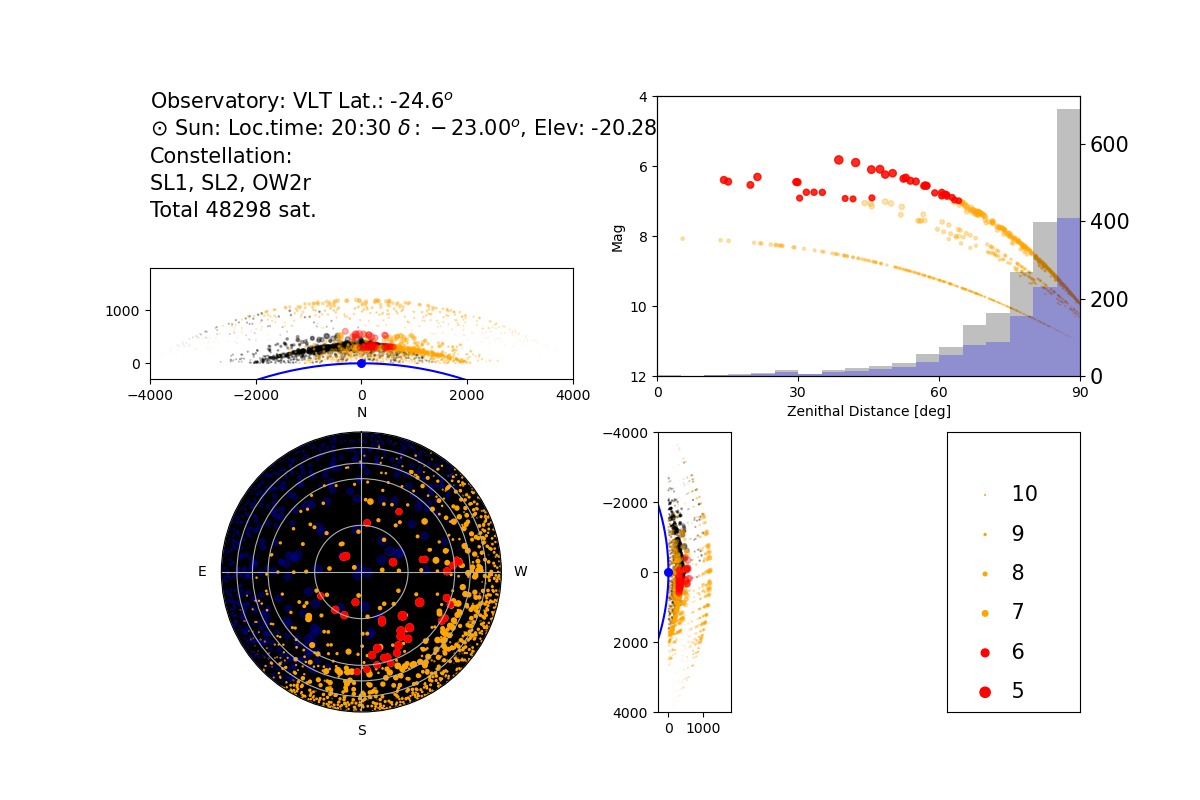

Python code for this plot:
#!/usr/bin/env python3
# SatConAnalytic - Satellite Constellation Analytic simulations
#
# plot the satellites plot over a skymap 
# (satDist new gen)

import argparse, logging

import numpy as np
import matplotlib
#matplotlib.use('Agg')  # to avoid Xdisplay issues in remote
import matplotlib.pyplot as plt

from astropy.table import Table, vstack

# import ConAn routines
import conan as ca
import conanplot as cp
import constellations
import constants as cst

#outpath = "/home/ohainaut/public_html/outsideWorld/"
outpath = "./"

logging.basicConfig(filename='conan.log',  
                    level=logging.INFO,
                    format='[%(levelname)-8s %(name)s/%(funcName)s] %(message)s')

log = logging.getLogger('conan')
log.info('satDots in')
#=====================================================================================
#=====================================================================================


#-----------------------------------------------------------------------------
def propagateTimeAnom(anom0, omega, times):
    '''Rotate the satellites on their orbit
    [rad], [rad/s], [s] -> [rad]'''

    return anom0 + omega * times  

#-----------------------------------------------------------------------------

def propagateTimeNode(node0, times):
    # rotate the whole constellation (i.e. the Earth is rotatin under it)
    # [rad], [s] -> [rad] 
    return node0 + times /86400. *2.*np.pi  
#-----------------------------------------------------------------------------

def elementsToLongLat(noder,incr,anomr):
    '''from propagated elements, get long, lat [rad]'''

    latr   = np.arcsin(   np.sin( anomr ) *np.sin( incr )  )
    longr  = ( noder + np.arctan( np.tan( anomr ) *np.cos( incr )) 
              + np.pi* ( anomr  > np.pi/2. ) 
              + np.pi* ( anomr  > 3*np.pi/2. ) )
    longr  = longr%(2.*np.pi)

    return latr, longr
#-----------------------------------------------------------------------------

def LongLatToGeoXYZ(alt, latr, longr):
    '''geocentric rectangular: rs, xs, ys, zs: geocentric rect coord of the sat

    [same unit as cst.earthRadius, km]'''

    rs = cst.earthRadius + alt
    x = rs* np.cos(latr)* np.cos(longr) 
    y = rs* np.cos(latr)* np.sin(longr)  # note -
    z = rs* np.sin(latr)

    return x,y,z
#-----------------------------------------------------------------------------

def illuminatedSat(xg, yg, zg, sunAlpha, sunDelta):
    '''Which satellites are illuminated ?
    '''
    #== Sun coordinates
    cosalphaSun = np.cos(np.radians(sunAlpha))
    sinalphaSun = np.sin(np.radians(sunAlpha))
    cosdeltaSun = np.cos(np.radians(sunDelta))
    sindeltaSun = np.sin(np.radians(sunDelta))
    #xSun = cosdeltaSun*cosalphaSun
    #ySun = cosdeltaSun*sinalphaSun
    #zSun = sindeltaSun
        

    #- intermediate rotation of the satellites around z to bring X toward sun
    xsw =  xg *cosalphaSun + yg *sinalphaSun
    ysw = -xg *sinalphaSun + yg *cosalphaSun
    zsw =  zg

    #- rotation of the satellites around Y to bring X towards Sun
    xS =  xsw *cosdeltaSun + zsw *sindeltaSun
    yS =  ysw
    zS = -xsw *sindeltaSun + zsw *cosdeltaSun 

    #- distance of the satellite to the radius towards sun (X):
    distS = np.sqrt(yS**2 + zS**2)

    #- satellites in sunlight:
    w =  ((xS>0)*1  #those in front of the Earth
            +(distS > cst.earthRadius)*1) #those behing but out of the shadow
    return w>0 # True for the illuminated satellites
#-----------------------------------------------------------------------------

def geoXYZToTopXYZ(latr, x,y,z ):
    '''Geoctentric xyz to topocentric Az,El'''

    #- rotate to observatory latitude along axis y,
    #       and shift along z to the observatory

    sinLatO = np.sin(latr)
    cosLatO = np.cos(latr)

    xo = x * sinLatO     - z * cosLatO
    yo =              y
    zo = x * cosLatO     + z * sinLatO - cst.earthRadius  # <- shift z to observatory
    return xo, yo, zo
#-----------------------------------------------------------------------------

def topoXYZToDelta(x,y,z):
    '''Distance observer - satellite'''
    return np.sqrt(x**2 + y**2 + z**2)
#-----------------------------------------------------------------------------

def topoXYZToAzrZD(x,y,z, Delta=None):
    '''Az, ZD [rad]'''

    if Delta is None:
        Delta = topoXYZToDelta(x,y,z)

    ZD = np.degrees(np.arccos(z/Delta))             # Zenithal dist in rad
    Azr = np.pi   + np.arctan2(y,x)       # Azimuth # corr apr.18
    return Azr,ZD
#-----------------------------------------------------------------------------

def satMag(x,y,z, alt, mag550=cst.mag550, Delta=None, Sun=None):
    if Delta is None:
        Delta = topoXYZToDelta(x,y,z)

    #== Photometry
    Airm = Delta/alt     # airmass (not 1/cos, for extreme values)
    
    if Sun is None:
        cosalphaSun = 0.
    else:
        cosalphaSun = (x*Sun[0] + y*Sun[1] + z*Sun[2])/Delta

    return  mag550  -13.701 +  5.*np.log10(Delta) + 0.125 * Airm + 2.5* np.log10((1.+cosalphaSun)/2.)
    # -13.701 = -5log(550)
#-----------------------------------------------------------------------------

def magToDotSize(  mag  ):

    return  0.25*(11.-mag )**4 # size of the dot

#-----------------------------------------------------------------------------
def elevMag(ax, Sv):

    Si = Sv[  Sv["bIlluminated"] ]
    Sb = Si[ Si["mag"] < 7 ]
    ax.set_xlim(0.,90)

    axH = ax.twinx() # second axis
    

    ax.scatter(Si["ZD"], Si["mag"], s=Si["dot"], 
                color="orange", alpha=0.3,
                zorder=20)
    ax.scatter(Sb["ZD"], Sb["mag"], s=Sb["dot"], 
                color="r", alpha=0.8,
                zorder=20)
    ax.set_ylim(12,4)

    sHist = axH.hist( Sv["ZD"],
                    range=(0,90),
                    bins=18,
                    color="k" ,
                    alpha=0.25,
                    zorder=30)
    sHist = axH.hist( Si["ZD"],
                    range=(0,90),
                    bins=18,
                    color="b" ,
                    alpha=0.25,
                    zorder=30)
    #print(sHist)

    #ax.set_ylim(11,4)
    ax.set_xticks( np.arange(0.,91,30.))
    #ax.set_yticks( np.arange( 4., 11))

#-----------------------------------------------------------------------------
def legendMag(ax, minMag=5,maxMag=11.1):
    minMag = min(5, minMag)
    maxMag = max(11.1,maxMag)


    def plotit(myMag, color):
        myX = myMag
        myY = np.zeros_like( myMag )
        myDot = magToDotSize( myMag )
        ax.scatter(myY, myX, s=myDot, color=color)
        for i in range(len(myMag)):
            ax.text(  myY[i], myX[i],   f'    {int(myMag[i])}',
                    #size=7.,
                    horizontalalignment='left',
                    verticalalignment= 'center')

    plotit( np.arange(int(minMag),6.1,1.) , 'red')
    plotit( np.arange(7,int(maxMag)) , 'yellow')

    #ax.set_title('Mag', size=10)
    ax.set_xlim( -.6,1.5)
    ax.set_ylim(minMag-.5,maxMag+.5)
  

    ax.tick_params( axis='both', which='both', 
                   bottom=False, left=False,
                   labelbottom=False, labelleft=False)

#-----------------------------------------------------------------------------



def makeConstellationStatTable(CONSTELLATIONS, sunAlpha, sunDelta, lat, times):


    # get the orbital element table for all the satellites
    CONSTELLATIONS.Table = vstack(
        [ myShell.orbitalElementsTable() for myShell in CONSTELLATIONS.shells]
    )
    log.info(f'check: {len(CONSTELLATIONS.Table)} lines, totSat = {CONSTELLATIONS.totSat}')
    SAT = CONSTELLATIONS.Table


    # revolution of the sat
    SAT["anomr"] = propagateTimeAnom(SAT["anom0"], SAT["omega"], times)
    #SAT["anomr"] = SAT["anom0"].copy()

    # rotation of the Earth
    SAT["noder"] = propagateTimeNode(SAT["node0"], times)
    #SAT["noder"] = SAT["node0"].copy()

    SAT["latr"],SAT["longr"] = elementsToLongLat(SAT["noder"], SAT["inc"], SAT["anomr"])
    SAT["xg"],SAT["yg"],SAT["zg"]   = LongLatToGeoXYZ(SAT["alt"], SAT['latr'], SAT["longr"])
    SAT["bIlluminated"] = illuminatedSat(SAT["xg"],SAT["yg"],SAT["zg"], sunAlpha, sunDelta)


    # intermediate plot - map of the illuminated satellites etc
    if 0:
        Ill = illuminatedSat(SAT["xg"],SAT["yg"],SAT["zg"], sunAlpha, sunDelta)        
        plt.scatter(np.degrees(SAT["longr"]), np.degrees(SAT["latr"]), c=Ill, s=1, alpha=0.5)
        plt.scatter(sunAlpha,sunDelta,c='r',s=100)
        plt.scatter(0.,lat,c='k',s=100)
        plt.show()

    # intermediate plot - 3d map of the illum satellites
    if 0:
        Ill = illuminatedSat(SAT["xg"],SAT["yg"],SAT["zg"], sunAlpha, sunDelta)        
        fig = plt.figure()
        ax = fig.add_subplot(111, projection='3d')
        ax.scatter(SAT["xg"],SAT["yg"],SAT["zg"], s=1, c=Ill )
        plt.show()


    SAT["xt"],SAT["yt"],SAT["zt"]  = geoXYZToTopXYZ(np.radians(lat),
                                                    SAT["xg"],SAT["yg"],SAT["zg"])
    SAT["bVis"] = SAT["zt"] < 0 # observability

    # intermediate plot - 3d map of the observable satellites
    if 0:
        fig = plt.figure()
        ax = fig.add_subplot(111, projection='3d')
        ax.scatter(SAT["xt"],SAT["yt"],SAT["zt"], s=1, c=1-SAT["bVis"] )
        plt.show()



    # Select only observable sat
    Sv = SAT[ SAT["zt"] > 0]
    log.info(f'Select Visible: {len(SAT)} -> {len(Sv)}')

    Sv["bIlluminated"] =illuminatedSat(Sv["xg"],Sv["yg"],Sv["zg"], sunAlpha, sunDelta) 
    Sv["Delta"] = topoXYZToDelta( Sv["xt"],Sv["yt"],Sv["zt"] )
    Sv["Azr"],Sv["ZD"] = topoXYZToAzrZD( Sv["xt"],Sv["yt"],Sv["zt"],
                                        Delta=Sv["Delta"]) 

    if 0:
        plt.plot(Sv["Azr"],Sv["ZD"] )
        plt.show()

    Sv["mag"] = satMag(Sv["xt"],Sv["yt"],Sv["zt"] , Sv["alt"],  Delta=Sv["Delta"])
    Sv["dot"] = magToDotSize( satMag(Sv["xt"],Sv["yt"],Sv["zt"] , Sv["alt"], 
                                     Delta=Sv["Delta"]) )

    if 0:
        plt.scatter(Sv["Delta"],  Sv["mag"],       s=1 )
        plt.show()

    return Sv


#=====================================================================================
#=====================================================================================



if __name__ == "__main__":
 
    #--- command line arguments
    parser = argparse.ArgumentParser(description='Constellation density calendar for an object')
    parser.add_argument('-a','--RA',         default=0.,
                        help='''Right Ascension [deg]''')
    parser.add_argument('-d','--DEC',        default=0.,
                        help='''Declination of the Sun [deg]''')
    parser.add_argument('-n','--objlabel',  default="",
                        help='''Name of the object for label''')
    parser.add_argument('-C','--constellation', default='SLOWGWAK',
                        help="Constellation code (or meta-code)")
    parser.add_argument('-T','--code',  default="FORSimg",
                        help='''Observatory: Telescope/Instrument code''')
    parser.add_argument('-l','--lat',   help='''Observatory: Latitude of the observatory [deg] (OVERWRITE preset)''')
    parser.add_argument('-t','--expt',  help='''Observatory: Individual exposure time [s] (OVERWRITE preset)''')
    parser.add_argument('-r','--resol', help='''Observatory: Resolution element (seeing, pixel) [deg] (OVERWRITE preset)''')
    parser.add_argument('-f','--fovl',  help='''Observatory: Length of the field-of-view [deg] (OVERWRITE preset)''')
    parser.add_argument('-w','--fovw',  help='''Width of the field-of-view [deg] (Default=Fovl; OVERWRITE preset)''')
    parser.add_argument('-k','--trailf',help='''Observatory: Fraction of the exposure destroyed by a trail (1=full) (OVERWRITE preset)''')
    parser.add_argument('-m','--maglim',     help='''Observatory: Limiting magnitude [mag] (detection limit for expTime) (OVERWRITE preset)''')
    parser.add_argument('-M','--magbloom',   help='''Observatory: Saturation magnitude [mag]. Brighter object destroy the full exposure: their trailf=1 (OVERWRITE preset)''')
    parser.add_argument(     '--instrument', help='''Observatory: Name of the instrument for label (OVERWRITE preset)''')
    parser.add_argument(     '--telescope',  help='''Observatory: Name of the telescope for label (OVERWRITE preset)''')
    parser.add_argument(     '--mode',       default="OBS",
                        help='''BRIGHT FAINT ALL OBS EFFECT''')
    myargs = parser.parse_args()


    #- find telescope
    print('TELESCOPE/INSTRUMENT SETUP')
    myTel = cp.getTelescope(myargs)
    print(myTel)

    #- rectangular coord of observatory
    xobs = cst.earthRadius * np.cos(np.radians(myTel.lat))
    yobs = 0.  # by def of xyz
    zobs = cst.earthRadius * np.sin(np.radians(myTel.lat))

    #---

    # satellites
    CONSTELLATIONS = ca.findConstellations(myargs.constellation)
    print('CONSTELLATIONS:')
    print(CONSTELLATIONS.ToC)
    print()


    #- time
    timeh = float(myargs.RA)
    timed = timeh*15. #[deg]
    times = timeh*3600. #[s]

    # sun coordinates
    sunDelta =  float(myargs.DEC) # deg
    sunAlpha = timed -180. # sunAlpha is the HA [deg]
    sunElev = ca.radec2elev(sunAlpha,sunDelta,myTel.lat)  # [deg]
    log.info(f'Sun: {sunAlpha/15.}h, {sunDelta} time={timeh}h elev={sunElev}')


    print('SUN:')
    print(f'Local time: {timeh}h')
    print(f'HA = {sunAlpha}deg  = {sunAlpha/15.:.2f}h, Dec = {sunDelta}')
    print(f'Computed elevation: {sunElev:.2f}')

    # validation
    wxs, wyx, wzs = LongLatToGeoXYZ(150e6, np.radians(sunDelta), np.radians(sunAlpha))
    wxs, wyx, wzs = geoXYZToTopXYZ(np.radians(myTel.lat), wxs, wyx, wzs )
    wAzr, wZD = topoXYZToAzrZD(wxs, wyx, wzs )
    print(f'validation: Az ={np.degrees(wAzr):.2f}, ZD = {wZD:.2f}, el = {90-wZD:.2f} ')

    #==SATELLITES

    Sv = makeConstellationStatTable(CONSTELLATIONS, sunAlpha, sunDelta, 
                                    myTel.lat, times)
    # SV is the table with only the observable satellites

    Sd = Sv[  ~Sv["bIlluminated"] ] # Dark
    Si = Sv[  Sv["bIlluminated"] ] # illuminated
    Sf = Si[ Si["mag"] >= 7 ] # faint
    Sb = Si[ Si["mag"] < 7 ]  # bright



    fig = plt.figure(figsize=(12,8))
    axTitle  = fig.add_subplot(4,2,1)  # just the title and labels
    axW      = fig.add_subplot(4,2,3)  # E-W side view
    axNS     = fig.add_subplot(2,6,10)  # N-S side view
    axLegend = fig.add_subplot(2,6,12)
    axPol    = fig.add_subplot(2,2,3, projection='polar')  # top polar view
    axHist   = fig.add_subplot(2,2,2)  # histogram


    hlimkm = 4000. # km;   limits for the side view
    #- prepare the limb of the Earth for plots.
    wi = np.radians(np.linspace(0,360,360, endpoint=False))
    xearth = cst.earthRadius* np.cos(wi)
    yearth = cst.earthRadius* (np.sin(wi)-1.)

    # NS
    axNS.set( aspect='equal')
    for S, col in zip( [Sd, Sf, Sb], ['k', 'orange', 'red']):
        if len(S) > 0:
            axNS.scatter(S["zt"],S["xt"], 
                     s=S["dot"], c=col, alpha=0.3)
    axNS.set_ylim(hlimkm,-hlimkm) ## corr Apr14## North is negagive /up 
    axNS.set_xlim(-300,1800)
    axNS.plot(yearth,xearth,c='b')
    axNS.scatter(0.,0.,s=30,c='b')

    # EW
    axW.set( aspect='equal')
    for S, col in zip( [Sd, Sf, Sb], ['k', 'orange', 'red']):
        if len(S) > 0:
            axW.scatter(S["yt"],S["zt"], 
                     s=S["dot"], c=col, alpha=0.3)
    axW.set_xlim(-hlimkm,hlimkm) ## 
    axW.set_ylim(-300,1800)
    axW.plot(xearth,yearth,c='b')
    axW.scatter(0.,0.,s=30,c='b')


    if 1:
        #ax =  fig.subplots(1,1,subplot_kw={'projection': 'polar'}) 
        cp.initPolPlot(axPol)

        if myargs.mode == "ALL":
            Sd = Sv[  ~Sv["bIlluminated"] ]
            axPol.scatter(Sd["Azr"],Sd["ZD"], s=Sd["dot"], c="k", alpha=0.5)

        Si = Sv[  Sv["bIlluminated"] ]
        if myargs.mode in ["ALL",  "OBS"] :
            Sb = Si[ Si["mag"] >= 7 ]
            axPol.scatter(Si["Azr"],Si["ZD"], s=Si["dot"], c="orange")

        if myargs.mode in ["ALL", "OBS","BRIGHT"] :
            Sb = Si[ Si["mag"] < 7 ]
            log.info(f"bright: {len(Sb)}")
            axPol.scatter(Sb["Azr"],Sb["ZD"], s=Sb["dot"], c="red")


    # TITLE
    axTitle.set_xlim(0.,1.)
    axTitle.set_ylim(0.,1.)
    axTitle.set_axis_off()
    
    #top left
    x = 0.
    y = 0.9
    dy = 0.2
    axTitle.text(x,y,f'Observatory: {myTel.telescope} Lat.: {myTel.lat:.1f}$^o$')
    y -= dy
    
    loct = (sunAlpha/15.+12.)%24
    loch = int(loct)
    locm = int( (loct-loch)*60.)
    axTitle.text(x,y,f'$\odot$ Sun: Loc.time: {loch:02d}:{locm:02d} '+
             f'$\delta: {sunDelta:.2f}^o$, Elev: {sunElev:.2f}$^o$')
    y -= dy

    axTitle.text(x,y,'Constellation:')
    y -= dy
    axTitle.text(x,y,CONSTELLATIONS.name)
    y -= dy
    axTitle.text(x,y, f'Total {CONSTELLATIONS.totSat:.0f} sat.')
 



    legendMag(axLegend)

    elevMag(axHist, Sv)

    #fig.tight_layout()
    plt.savefig('w.png')
#--
    log.info('============================================================================')